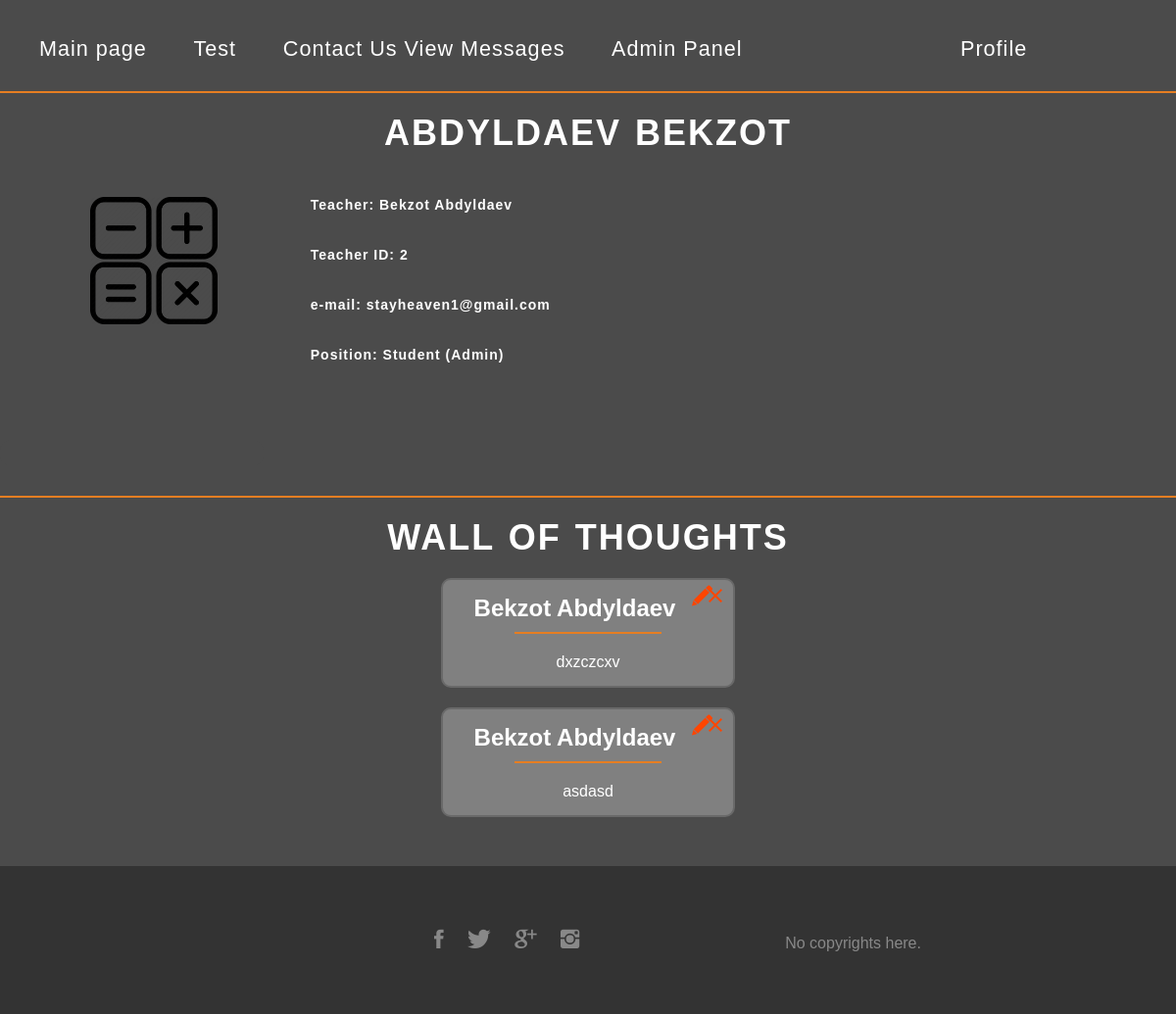
The page /id2 (signed in) on the database as committed earlier.
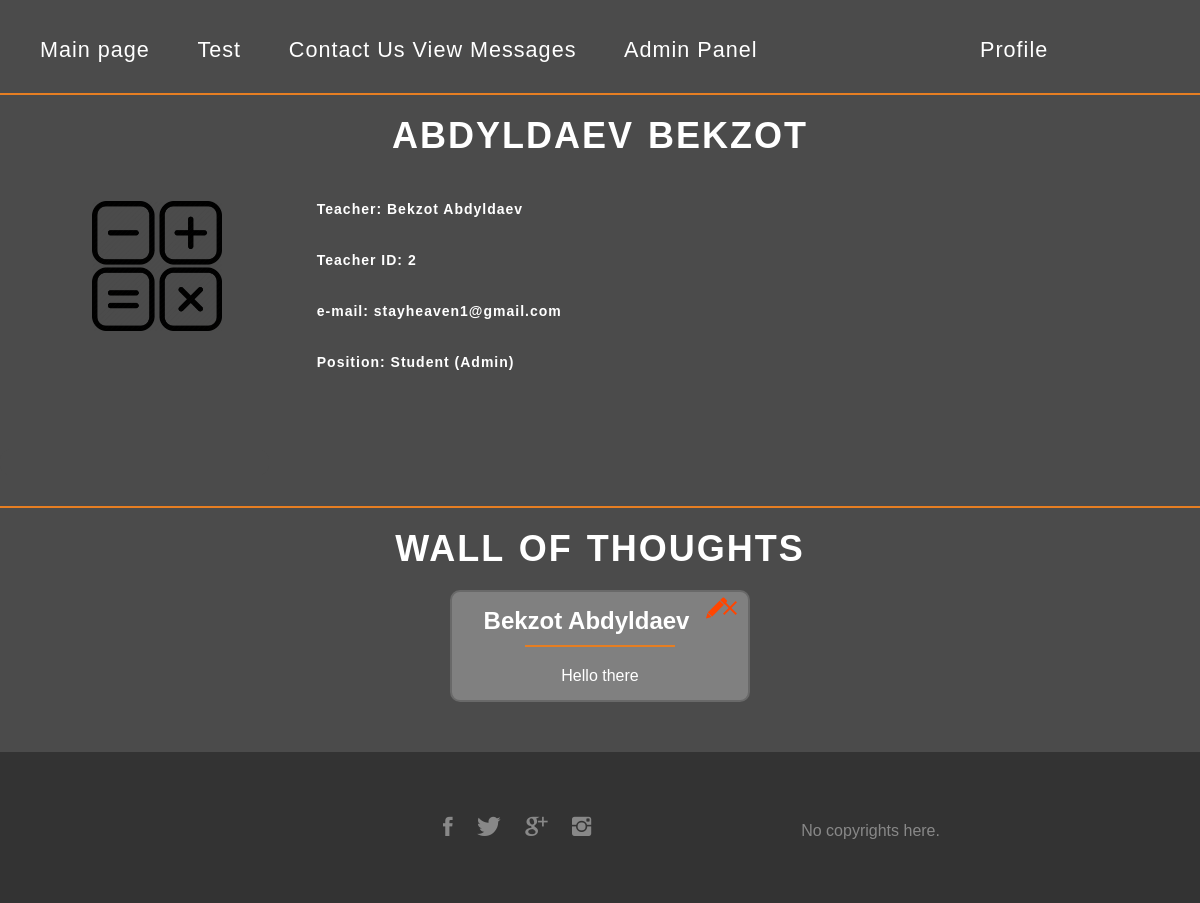
The same page on the database as committed later.
### models.py (models this page shows, shortened)
class User(UserMixin,db.Model):
    id = db.Column(db.Integer, primary_key=True)
    name = db.Column(db.String(80), nullable=False)
    surname = db.Column(db.String(120))
    email = db.Column(db.String(120), unique=True, nullable=False)
    password = db.Column(db.String(120), nullable=False)
    login = db.Column(db.String(20), unique=True, nullable=False)
    teacherId = db.Column(db.Integer, nullable=True)
    teacher = db.Column(db.Boolean, nullable=False)
    admin = db.Column(db.Boolean, nullable=True)
    q1 = db.Column(db.Boolean, nullable=False)
    q2 = db.Column(db.Boolean, nullable=False)
    q3 = db.Column(db.Boolean, nullable=False)
    q4 = db.Column(db.Boolean, nullable=False)
    q5 = db.Column(db.Boolean, nullable=False)
    q6 = db.Column(db.Boolean, nullable=False)
    q7 = db.Column(db.Boolean, nullable=False)
    q8 = db.Column(db.Boolean, nullable=False)
    q9 = db.Column(db.Boolean, nullable=False)
    q10 = db.Column(db.Boolean, nullable=False)

class Posts (db.Model):
    id = db.Column(db.Integer, primary_key=True)
    title = db.Column(db.String(100))
    body = db.Column(db.String(200))
    author = db.Column(db.String)
    pub_date = db.Column(db.DateTime, nullable=False,
        default=datetime.utcnow)

### views.py (the view)
@app.route('/id<id>')
@login_required
def profile(id):
	profiles = models.User.query.filter_by(id=id).first()
	allData = models.User.query.all()
	posts = models.Posts.query.filter_by(author=id)
	students = models.User.query.all()
	answers = models.Answers.query.all()
	return render_template('profile.html', profile=profiles, allData=allData, posts=posts, students=students, answers=answers)

### app.py (called while the page is built)
@login_manager.user_loader
def load_user(user_id):
	return User.query.get(int(user_id))

### templates/profile.html (shortened to what this page needs)
{% if profile.login|length > 0 %}
<!DOCTYPE html>
<html>
<head>
	<link rel="stylesheet" type="text/css" href="static/resources/styles/profile.css">
	<link rel="stylesheet" type="text/css" href="static/resources/borrowed/css/normalize.css">
	<link rel="stylesheet" type="text/css" href="static/resources/borrowed/css/grid.css">
	<link rel="stylesheet" type="text/css" href="static/resources/borrowed/css/ionicons.min.css">
</head>
<body>
	<header>
		<nav>
			<div class="row">
				<ul class="main-nav">
					<li><a href="{{url_for('index')}}">Main page</a></li>
					<li><a href="{{url_for('test.start')}}">Test</a></li>
					{%if current_user.admin == True%}<li><a href="{{url_for('contactUsView')}}">Contact Us View Messages</a></li>{%endif%}
					<li><a href="{{url_for('admin.index')}}">Admin Panel</a></li>
					<div class="dropdown">
						<li><a href="{{url_for('profile', id=current_user.id)}}" class="dropbtn"> Profile </a></li>
					</div>
				</div>
		</nav>
		</header>
	<section class="user-info">
			<h2 class="user-name">{{profile.surname}} {{profile.name}}</h2>
		<div>
			<div class="col span-1-of-4 box">
				<img src="static/resources/images/2.png" alt="photo" class="uphoto">
			</div>
			<div class="col span-3-of-4 box">
				<h5>
					{%if profile.teacher == False%}
					 <a href="{{url_for('profile', id = profile.teacherId)}}"></a> {%for user in allData%}  {%if user.id == profile.teacherId%}
						Teacher: {{user.name}} {{user.surname}} {%endif%} {%endfor%}
					{%endif%}
				</h5>
				<form action="{{url_for('editTeacherId')}}" method="POST">
				<h5 ><div id='teacherID'>Teacher ID: {{profile.teacherId}}</div>
					<input type="text" name='teacherId' id='teacherId'> <input type="submit" value="edit" id='teacherIdbutton'></form>
				<h5>e-mail: {{profile.email}}</h5>
				<h5>Position:{%if profile.teacher == True%}Teacher{%endif%} {%if profile.teacher == False%}Student {%if current_user.id == 1%}(Admin){%endif%}{%endif%}</h5>
			</div>
		</div>
	</section>
	<input type="submit1" value="">
	<section class="post">
		<h2>Wall of Thoughts</h2>
	</section>
	{%for i in posts|sort(attribute='pub_date', reverse=True)%}
			<center>
				<div class="card">
					<div class="card-header">
						<a href="{{url_for('deletePost', postID=i.id)}}"><i class="ion-android-close icon-small"></i></a>
						<a onclick="editBodyPost()"><i class="ion-edit icon-small"></i></a>
						<h4>{{profile.name}} {{profile.surname}}</h4>
					</div>
				<div class="card-body">
					<p><form action="{{url_for('editPosts', postID=i.id)}}" method="POST">
						<div class='postTexts'>{{i.body}}</div>
					</form>
				</p>
					</div>
				</div>
			</center>
	{% endfor %}
	<footer>
		<div class="col span-1-of-2">
			<ul class="social-links">
				<li><a href="#"><i class="ion-social-facebook"></i></a></li>
				<li><a href="#"><i class="ion-social-twitter"></i></a></li>
				<li><a href="#"><i class="ion-social-googleplus"></i></a></li>
				<li><a href="#"><i class="ion-social-instagram"></i></a></li>
			</ul>
		</div>
	<div class="row">
		<p>
			No copyrights here.
		</p>
	</div>
</footer>
</body>
</html>
{%endif%}

Rows that differ between the two databases and show on the page:
removed Posts: {{ profile.name }} "Bekzot", {{ profile.surname }} "Abdyldaev", body "dxzczcxv"
no longer on this page (row edited): Posts: {{ profile.name }} "Bekzot", {{ profile.surname }} "Abdyldaev", body "asdasd"
now on this page (row edited): Posts: {{ profile.name }} "Bekzot", {{ profile.surname }} "Abdyldaev", body "Hello there"
